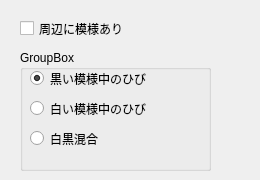
   <widget class="QWidget" name="tab_2" >
    <attribute name="title" >
     <string>周辺模様</string>
    </attribute>
    <widget class="QCheckBox" name="checkBox_2" >
     <property name="geometry" >
      <rect>
       <x>20</x>
       <y>20</y>
       <width>231</width>
       <height>17</height>
      </rect>
     </property>
     <property name="text" >
      <string>周辺に模様あり</string>
     </property>
    </widget>
    <widget class="QGroupBox" name="groupBox" >
     <property name="geometry" >
      <rect>
       <x>20</x>
       <y>50</y>
       <width>191</width>
       <height>121</height>
      </rect>
     </property>
     <property name="title" >
      <string>GroupBox</string>
     </property>
     <widget class="QRadioButton" name="radioButton" >
      <property name="geometry" >
       <rect>
        <x>10</x>
        <y>20</y>
        <width>161</width>
        <height>17</height>
       </rect>
      </property>
      <property name="text" >
       <string>黒い模様中のひび</string>
      </property>
      <property name="checked" >
       <bool>true</bool>
      </property>
     </widget>
     <widget class="QRadioButton" name="radioButton_2" >
      <property name="geometry" >
       <rect>
        <x>10</x>
        <y>50</y>
        <width>161</width>
        <height>17</height>
       </rect>
      </property>
      <property name="text" >
       <string>白い模様中のひび</string>
      </property>
     </widget>
     <widget class="QRadioButton" name="radioButton_3" >
      <property name="geometry" >
       <rect>
        <x>10</x>
        <y>80</y>
        <width>161</width>
        <height>17</height>
       </rect>
      </property>
      <property name="text" >
       <string>白黒混合</string>
      </property>
     </widget>
    </widget>
   </widget>
